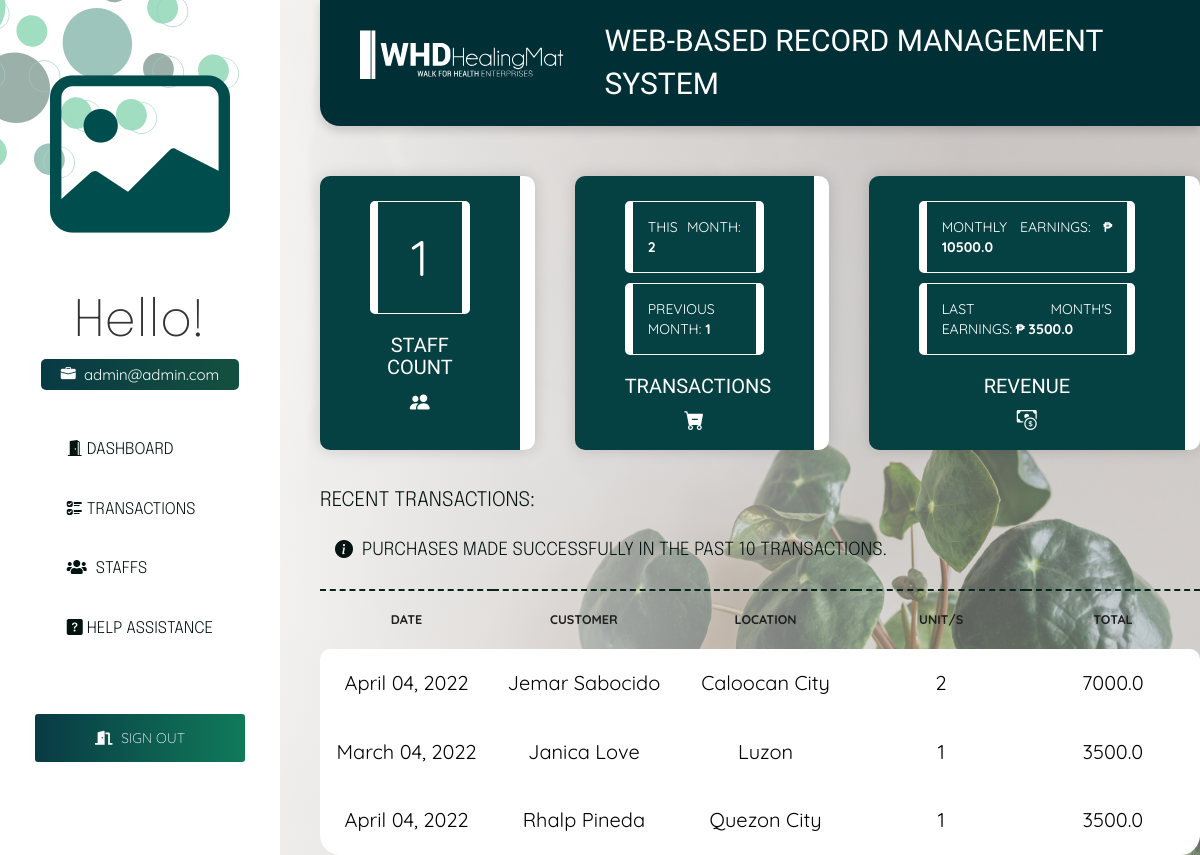
Before: /dashboard (signed in) with the older database file.
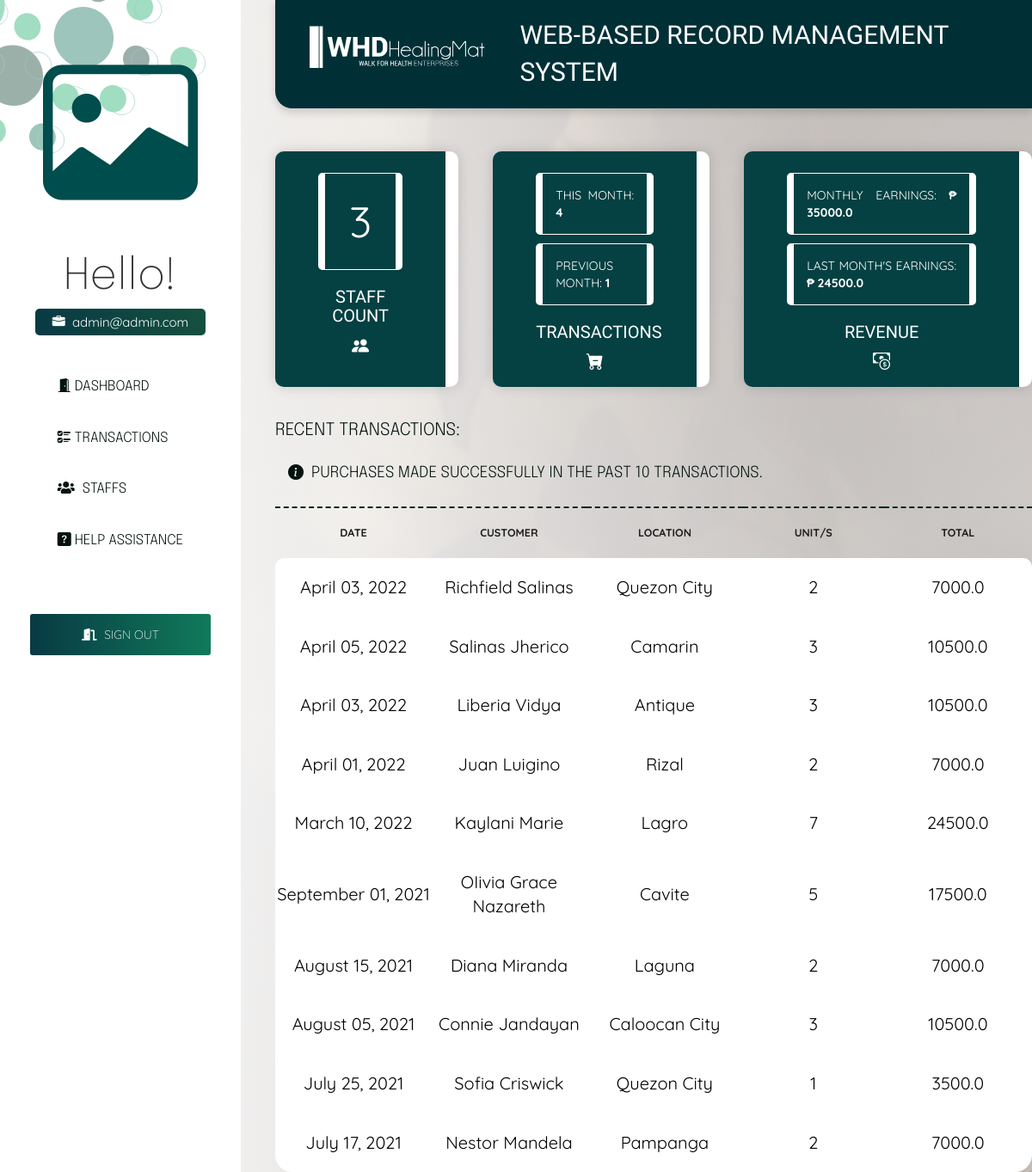
After: the same page with the newer database file.
### models.py (models this page shows, shortened)
class Staff(db.Model):
    __tablename__ = 'staff'
    staff_id = db.Column(db.Integer, primary_key=True)
    staff_email = db.Column(db.String(200), unique=True)
    staff_password = db.Column(db.String(200), nullable=False)

class Transaction(db.Model):
    __tablename__ = 'transaction'
    cust_id = db.Column(db.Integer, primary_key=True)
    cust_firstname = db.Column(db.Text)
    cust_lastname = db.Column(db.Text)
    trans_date = db.Column(db.Date)
    trans_location = db.Column(db.Text)
    prod_id = db.Column(db.Integer)
    trans_quantity = db.Column(db.Integer)

class Product(db.Model):
    __tablename__ = 'product'
    prod_id = db.Column('prod_id', db.Integer, primary_key=True)
    prod_unit_qty = db.Column(db.Integer)
    prod_retail_price = db.Column(db.Float)
    prod_total_price = db.Column(db.Float)

### blueprint/dashboard.py (the view)
@dashboard_bp.route('/dashboard')
def dashboard():
    if not is_authenticated():
        return redirect(url_for('auth_bp.login_page'))
    date_now = datetime.utcnow()
    year_now = date_now.year
    month_now = date_now.month
    prev_month = month_now - 1
    this_year = extract('year', Transaction.trans_date) == year_now
    this_month = extract('month', Transaction.trans_date) == month_now
    this_prev_month = extract('month', Transaction.trans_date) == prev_month
    staff_count = len(Staff.query.all())
    trans_month_count = len(
        Transaction.query.filter(this_year, this_month).all())
    prev_trans_month_count = len(
        Transaction.query.filter(this_year, this_prev_month).all())
    prod_trans_data = Transaction.query \
        .join(Product, Transaction.prod_id == Product.prod_id) \
        .with_entities(
            Transaction.trans_quantity,
            Product.prod_retail_price
        ) \
        .filter(Transaction.prod_id == Product.prod_id)
    prod_month_data = prod_trans_data.filter(this_year, this_month).all()
    prod_prev_month_data = prod_trans_data.filter(
        this_year, this_prev_month).all()
    recent_trans_data = Transaction.query\
        .order_by(Transaction.cust_id.desc())\
        .join(Product, Transaction.prod_id == Product.prod_id)\
        .with_entities(
            Product.prod_retail_price,
            Transaction.cust_firstname,
            Transaction.cust_lastname,
            Transaction.trans_location,
            Transaction.trans_date,
            Transaction.trans_quantity
        )\
        .filter(Transaction.prod_id == Product.prod_id)\
        .limit(10)\
        .all()
    prod_month_total_earn = 0
    for item in prod_month_data:
        prod_month_total_earn += item[0] * item[1]
    prod_prev_month_total_earn = 0
    for item in prod_prev_month_data:
        prod_prev_month_total_earn += item[0] * item[1]
    data = {
        "staff_count": staff_count,
        "trans_month_count": trans_month_count,
        "prev_trans_month_count": prev_trans_month_count,
        "prod_month_total_earn": prod_month_total_earn,
        "prod_prev_month_total_earn": prod_prev_month_total_earn,
        "recent_trans_data": recent_trans_data,
        "datetime": datetime
    }
    return render_template('auth/dashboard_page.html', data=data)

### helper/functions.py (called while the page is built)
def is_authenticated():
    if session.get('signedin'):
        return True
    return False

### templates/auth/dashboard_page.html (shortened to what this page needs)
{% extends 'auth/auth_base.html' %}
{% block head %}
<link rel="stylesheet" href="{{ url_for('static', filename='css/dashboard.css') }}">
<link rel="stylesheet" href="{{ url_for('static', filename='css/staff.css') }}">
{% endblock %}
{% block body %}
<div class="dashboard">
    <div class="item">
        <p id="staff-no">{{ data['staff_count'] }}</p>
        <h2>STAFF COUNT</h2><i id="logo-items" class="bi bi-people-fill"></i>
    </div>
    <div class="item">
        <p>THIS MONTH: <b>{{ data['trans_month_count'] }}</b></p>
        <p>PREVIOUS MONTH: <b>{{ data['prev_trans_month_count'] }}</b></p>
        <h2>TRANSACTIONS</h2><i id="logo-items" class="bi bi-cart-dash-fill"></i>
    </div>
    <div class="item">
        <p>MONTHLY EARNINGS: <b>₱ {{ data['prod_month_total_earn'] }}</b></p>
        <p>LAST MONTH'S EARNINGS: <b>₱ {{ data['prod_prev_month_total_earn'] }}</b></p>
        <h2>REVENUE</h2><i id="logo-items" class="bi bi-cash-coin"></i>
        <br>
    </div>
</div>
    <div>
        <br>
        <h2 id="tip-h-1">RECENT TRANSACTIONS:</h2>
        <p id="tip-1"><span><i class="bi bi-info-circle-fill"></i></span>
            &nbsp;PURCHASES MADE SUCCESSFULLY IN THE PAST 10 TRANSACTIONS.</p>
        <table id="table-1">
        <thead>
            <tr>
                <th>DATE</th>
                <th>CUSTOMER</th>
                <th>LOCATION</th>
                <th>UNIT/S</th>
                <th>TOTAL</th>
            </tr>
        </thead>
            <tbody>
            {% for item in data['recent_trans_data'] %}
            <tr>
                <td>{{ (data['datetime']).strftime(item[4], "%B %d, %Y") }}</td>
                <td>{{ item[1] }} {{ item[2] }}</td>
                <td>{{ item[3] }}</td>
                <td>{{ item[5] }}</td>
                <td>{{ item[0] * item[5] }}</td>
            </tr>
            {% endfor %}
        </tbody>
        </table>
    </div>
{% endblock %}

### templates/auth/auth_base.html (shortened to what this page needs)
<!DOCTYPE html>
<html lang="en">
    <head>
        <link rel="stylesheet" href="{{ url_for('static', filename='css/auth.css') }}">
        <link rel="stylesheet" href="https://pro.fontawesome.com/releases/v5.10.0/css/all.css"/>
        <link rel="stylesheet" href="https://maxcdn.bootstrapcdn.com/bootstrap/3.3.7/css/bootstrap.min.css">
        <link rel="stylesheet" href="https://cdn.jsdelivr.net/npm/bootstrap-icons@1.8.1/font/bootstrap-icons.css">
        {% block head %}
        {% endblock %}
    </head>
<body>
<div class="wrapper">
    <div class="sidebar">
        <image class="logo-svg2" src="{{ url_for('static', filename='images/blur.svg') }}"></image>
            <i class="bi bi-image"></i>
        <span id="h1">Hello!</span><span id="h1-data"><i class="bi bi-briefcase-fill"></i>&nbsp;
        {{ session['email'] }}</span>
        <ul>
            <li>
                <a href="/dashboard">
                    <i class="bi bi-door-open-fill"></i>
                    DASHBOARD
                </a>
            </li>
            <li>
                <a href="/transaction">
                    <i class="bi bi-ui-checks"></i>
                    TRANSACTIONS
                </a>
            </li>
            <li>
                <a href="/staff">
                    <i class="fas fa-users"></i>
                    STAFFS
                </a>
            </li>
            <li>
                <a href="/help">
                    <i class="bi bi-question-square-fill"></i>
                    HELP ASSISTANCE
                </a>
            </li>
        </ul>
        <div class="logout">
            <a href="/logout">
                <i class="fas fa-door-open"></i>
                SIGN OUT
            </a>
        </div>
    </div>
    <div class="main">
        <div class="main--header">
            <image class="logo-svg" src="{{ url_for('static', filename='images/logo-head-web.svg') }}"></image>
            <span id="title">WEB-BASED RECORD MANAGEMENT SYSTEM</span>
        </div>
        <div class="main--content">
            {% block body %}
            {% endblock %}
        </div>
    </div>
</div>
</body>
</html>

### static/css/auth.css (style rules this page uses)
.fas { padding-right: 5px; }
* { margin: 0; padding: 0; }
a, a:hover, a:focus, a:active, a:link, a:visited { color: inherit; !important; text-decoration: none !important; outline: none; !important; }
body { image-rendering: -webkit-optimize-contrast; background-image: linear-gradient(to left, rgba(215, 215, 215, 0.43) 20%, rgb(250, 250, 250) 90%), url("/static/images/dashboard-bg.jpg"); background-size: cover; }
.logo-svg2 { position: absolute; width: 30em; height: 22em; left: -185.19px; top: -130px; mix-blend-mode: normal; background: url("/static/images/blur.svg"); transform: rotate(-28.44deg); opacity: 40%; z-index: -1; }
.wrapper .sidebar { width: 20em; height: 100%; padding: 30px 20px; background: rgb(255, 255, 255); }
.sidebar { display: flex; position: fixed; flex-direction: column; align-items: center; overflow: hidden; }
.bi-image { text-align: center; font-size: 180px; color: rgb(0, 77, 77); }
#h1 { font-size: 50px; font-family: 'Epilogue', sans-serif; font-weight: 200; }
#h1-data { text-align: center; font-size: 15px; margin-bottom: 30px; font-family: 'Quicksand', sans-serif; color: white; border-radius: 5px; padding: 5px 20px 5px 20px; background: linear-gradient(to right, #083A44, #14503f); }
.wrapper .sidebar ul li { padding: 18px; }
.wrapper .sidebar ul li a { border: none; text-align: justify; color: #031310; font-family: 'Epilogue', sans-serif; font-size: 16px; font-weight: 300; }
.logout { margin: 60px 0; }
.logout a { border: none; outline: none; border-radius: 3px; padding: 15px 60px 15px 60px; color: white; font-family: 'Quicksand', sans-serif; font-weight: 200; background-image: linear-gradient(to right, #083A44, #107a5a); }
.main { overflow: hidden; }
.wrapper .main { width: 100%; padding: 0px 0px 0px 320px; overflow: hidden; }
.wrapper .main--header { display: flex; flex-direction: row; align-items: center; background-color: #858585; border-bottom-left-radius: 20px; margin: 0px 0px 20px 0px; padding: 20px; background: #003036; box-shadow: 0 5px 10px rgba(0, 0, 0, 0.15); }
#title { color: white; font-family: 'Heebo', sans-serif; margin-left: 5px; font-size: 30px; }
.logo-svg { display: flex; overflow: hidden; padding: 0 20px; width: auto; height: 80px; filter: brightness(0) invert(1); }
.wrapper .main--content { color: white; }

### static/css/dashboard.css (style rules this page uses)
.dashboard { display: flex; flex-direction: row; align-content: center; text-align: center; gap: 10px 40px; }
.item { overflow: hidden; background: rgb(5, 64, 66); margin-top: 30px; padding: 15px 50px 15px 50px; border-radius: 10px; border-right: #ffffff solid 15px; box-shadow: 0 0 15px rgba(0, 0, 0, 0.15); }
#logo-items { font-size: 20px; }
p { margin-top: 10px; text-align: justify; padding: 15px; border-radius: 5px; border: white solid 1px; border-left: white solid 8px; border-right: white solid 8px; font-family: 'Quicksand', sans-serif; }
b { font-family: 'Quicksand', sans-serif; }
h2 { font-family: 'Heebo', sans-serif; font-size: 20px; font-weight: 200; }
#staff-no { text-align: center; padding: 20px; font-size: 50px; }
#tip-1, #tip-h-1 { border: none; font-family: 'Epilogue', sans-serif; font-weight: 300; color: #031310; }
.bi-info-circle-fill, #tip-1 { font-size: 18px; }

### static/css/staff.css (style rules this page uses)
#table-1 { font-size: 0.9em; font-family: sans-serif; }
thead { border-top: dashed 2px #05251b; border-radius: 20px 20px 0 0; }
tbody tr:first-child td:first-child { border-radius: 10px 0 0 0; }
tbody tr:first-child td:last-child { border-radius: 0 10px 0 0; }
tbody { background: white; }
tbody tr:last-child td:first-child { border-radius: 0 0 0 20px; }
tbody tr:last-child td:last-child { border-radius: 0 0 20px 0; }
th, td { color: black; text-align: center; font-family: 'Quicksand', sans-serif; }
th { padding: 20px 0px 20px 0px; font-weight: bold; color: #1f1f1f; }
td { font-size: 20px; padding: 20px 0px 20px 0px; width: 220px; }

### static/css/global.css (style rules this page uses)
* { margin: 0; padding: 0; box-sizing: border-box; font-family: sans-serif; list-style: none; text-decoration: none; }

Changed rows visible on the page:
removed Transaction: datetime "March 04, 2022", cust_firstname "Janica", cust_lastname "Love", trans_location "Luzon", trans_quantity "1", item[0]*item[5] "3500.0"
added Transaction: datetime "April 03, 2022", cust_firstname "Richfield", cust_lastname "Salinas", trans_location "Quezon City", trans_quantity "2", item[0]*item[5] "7000.0"
added Transaction: datetime "April 05, 2022", cust_firstname "Salinas", cust_lastname "Jherico", trans_location "Camarin", trans_quantity "3", item[0]*item[5] "10500.0"
added Transaction: datetime "April 03, 2022", cust_firstname "Liberia", cust_lastname "Vidya", trans_location "Antique", trans_quantity "3", item[0]*item[5] "10500.0"
added Transaction: datetime "April 01, 2022", cust_firstname "Juan", cust_lastname "Luigino", trans_location "Rizal", trans_quantity "2", item[0]*item[5] "7000.0"
added Transaction: trans_date "March 10, 2022", cust_firstname "Kaylani", cust_lastname "Marie", trans_location "Lagro", trans_quantity "7", item[0]*item[5] "24500.0"
added Transaction: datetime "September 01, 2021", cust_firstname "OIivia Grace", cust_lastname "Nazareth", trans_location "Cavite", trans_quantity "5", item[0]*item[5] "17500.0"
changed Transaction: trans_date "April 04, 2022" → "August 15, 2021"; cust_firstname "Jemar" → "Diana"; cust_lastname "Sabocido" → "Miranda"; trans_location "Caloocan City" → "Laguna"
added Transaction: datetime "August 05, 2021", cust_firstname "Connie", cust_lastname "Jandayan", trans_location "Caloocan City", trans_quantity "3", item[0]*item[5] "10500.0"
changed Transaction: trans_date "April 04, 2022" → "July 25, 2021"; cust_firstname "Rhalp" → "Sofia"; cust_lastname "Pineda" → "Criswick"
added Transaction: trans_date "July 17, 2021", cust_firstname "Nestor", cust_lastname "Mandela", trans_location "Pampanga", trans_quantity "2", item[0]*item[5] "7000.0"
Other visible differences:
{{ data['staff_count'] }}: "1" → "3"
{{ data['trans_month_count'] }}: "2" → "4"
{{ data['prod_month_total_earn'] }}: "10500.0" → "35000.0"
{{ data['prod_prev_month_total_earn'] }}: "3500.0" → "24500.0"
